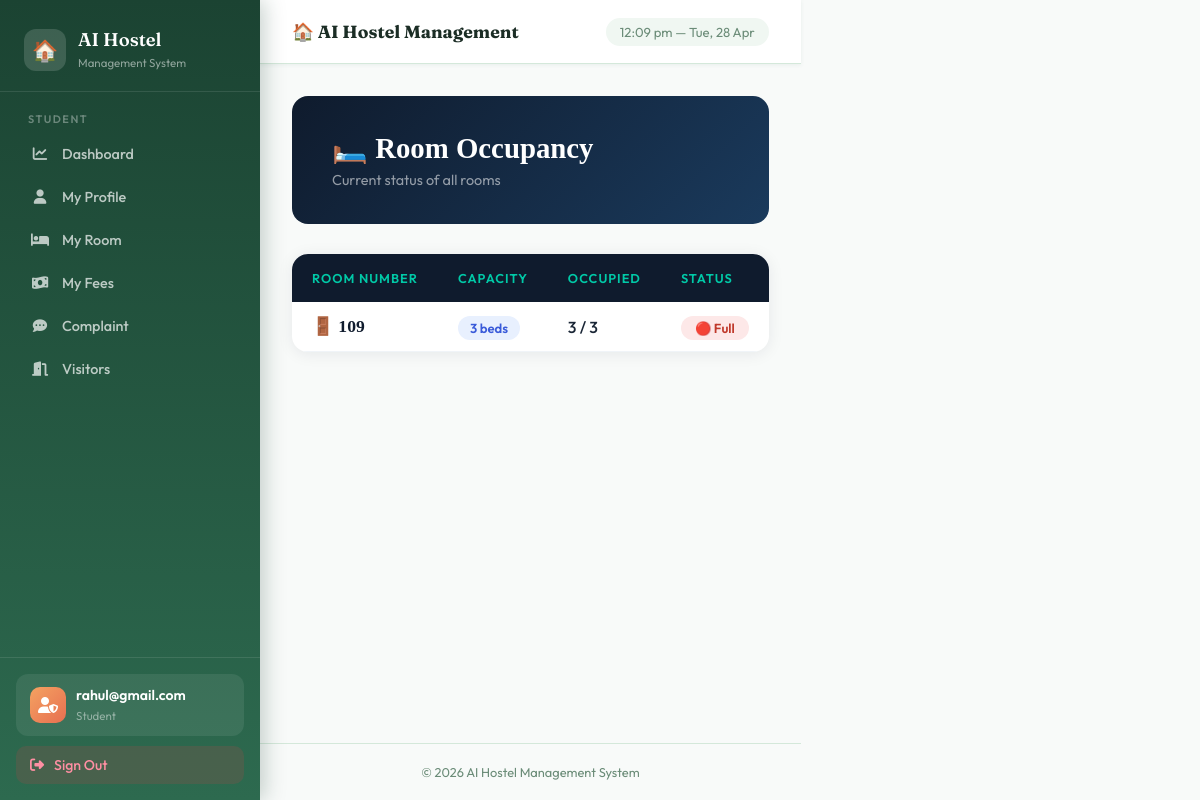
/rooms/ (signed in), run on the app's committed database.
### hostel_app/models.py (models this page shows, shortened)
class Room(models.Model):
    room_number = models.IntegerField()
    capacity = models.IntegerField()
    occupied = models.IntegerField(default=0)

### hostel_app/views.py (the view)
# urls.py: path('rooms/', views.room_list, name='rooms'),
@login_required(login_url='login')
def room_list(request):
    rooms = Room.objects.all()
    return render(request, 'hostel_app/rooms.html', {'rooms': rooms})

### hostel_app/templates/hostel_app/rooms.html (shortened to what this page needs)
{% extends 'hostel_app/base.html' %}
{% block content %}
<div style="
    background: linear-gradient(135deg, #0f1b2d 0%, #1a3a5c 100%);
    border-radius: 16px;
    padding: 35px 40px;
    margin-bottom: 30px;
">
    <h2 style="font-family:'Playfair Display',serif; color:white; font-size:1.8rem; margin-bottom:6px;">🛏️ Room Occupancy</h2>
    <p style="color:rgba(255,255,255,0.55); font-size:0.9rem;">Current status of all rooms</p>
</div>
<div style="
    background: white;
    border-radius: 16px;
    overflow: hidden;
    box-shadow: 0 2px 16px rgba(15,27,45,0.08);
">
    <table style="width:100%; border-collapse:collapse;">
        <thead>
            <tr style="background: #0f1b2d;">
                <th style="padding:16px 20px; text-align:left; color:#00c9a7; font-size:0.8rem; text-transform:uppercase; letter-spacing:1px; font-weight:600;">Room Number</th>
                <th style="padding:16px 20px; text-align:left; color:#00c9a7; font-size:0.8rem; text-transform:uppercase; letter-spacing:1px; font-weight:600;">Capacity</th>
                <th style="padding:16px 20px; text-align:left; color:#00c9a7; font-size:0.8rem; text-transform:uppercase; letter-spacing:1px; font-weight:600;">Occupied</th>
                <th style="padding:16px 20px; text-align:left; color:#00c9a7; font-size:0.8rem; text-transform:uppercase; letter-spacing:1px; font-weight:600;">Status</th>
            </tr>
        </thead>
        <tbody>
            {% for r in rooms %}
            <tr style="border-bottom:1px solid #f0f4f8;"
                onmouseover="this.style.background='#f8fbff'"
                onmouseout="this.style.background='white'">
                <td style="padding:14px 20px;">
                    <span style="font-family:'Playfair Display',serif; font-size:1.1rem; color:#0f1b2d; font-weight:700;">
                        🚪 {{ r.room_number }}
                    </span>
                </td>
                <td style="padding:14px 20px; color:#1a2636;">
                    <span style="background:#e8f0fe; color:#3a5bd9; padding:4px 12px; border-radius:20px; font-size:0.82rem; font-weight:600;">
                        {{ r.capacity }} beds
                    </span>
                </td>
                <td style="padding:14px 20px; color:#1a2636; font-weight:500;">
                    {{ r.occupied }} / {{ r.capacity }}
                </td>
                <td style="padding:14px 20px;">
                    {% if r.occupied == r.capacity %}
                        <span style="background:#fde8e8; color:#c0392b; padding:4px 14px; border-radius:20px; font-size:0.82rem; font-weight:600;">
                            🔴 Full
                        </span>
                    {% elif r.occupied == 0 %}
                        <span style="background:#e8f8f5; color:#00a68a; padding:4px 14px; border-radius:20px; font-size:0.82rem; font-weight:600;">
                            🟢 Available
                        </span>
                    {% else %}
                        <span style="background:#fff8e1; color:#d4a017; padding:4px 14px; border-radius:20px; font-size:0.82rem; font-weight:600;">
                            🟡 Partial
                        </span>
                    {% endif %}
                </td>
            </tr>
            {% endfor %}
        </tbody>
    </table>
</div>
{% endblock %}

### hostel_app/templates/hostel_app/base.html (shortened to what this page needs)
<!DOCTYPE html>
<html lang="en">
<head>
<link href="https://cdnjs.cloudflare.com/ajax/libs/font-awesome/6.5.0/css/all.min.css" rel="stylesheet">
</head>
<body>
<div style="display:flex;">
<aside class="sidebar">
<div class="sidebar-brand">
<div class="logo">
<div class="logo-icon">🏠</div>
<div>
<h2>AI Hostel</h2>
<span>Management System</span>
</div>
</div>
</div>
<nav class="sidebar-nav">
{% if request.user.is_staff %}
<div class="nav-section">
<div class="nav-section-title">Main</div>
<a href="/"><i class="fas fa-house"></i> Home</a>
<a href="/dashboard/"><i class="fas fa-chart-line"></i> Dashboard</a>
</div>
<div class="nav-section">
<div class="nav-section-title">Management</div>
<a href="/add-student/"><i class="fas fa-user-plus"></i> Add Student</a>
<a href="/students/"><i class="fas fa-users"></i> Students</a>
<a href="/rooms/"><i class="fas fa-bed"></i> Rooms</a>
<a href="/fees/"><i class="fas fa-money-bill-wave"></i> Fees</a>
</div>
<div class="nav-section">
<div class="nav-section-title">Support</div>
<a href="/complaint/"><i class="fas fa-comment-dots"></i> Complaints</a>
<a href="/visitor/"><i class="fas fa-door-open"></i> Visitors</a>
</div>
{% else %}
<div class="nav-section">
<div class="nav-section-title">Student</div>
<a href="{% url 'student_dashboard' %}">
<i class="fas fa-chart-line"></i> Dashboard
</a>
<a href="{% url 'student_profile' %}">
<i class="fas fa-user"></i> My Profile
</a>
<a href="{% url 'my_room' %}">
<i class="fas fa-bed"></i> My Room
</a>
<a href="{% url 'my_fees' %}">
<i class="fas fa-money-bill-wave"></i> My Fees
</a>
<a href="{% url 'student_complaint' %}">
<i class="fas fa-comment-dots"></i> Complaint
</a>
<a href="{% url 'visitor_request' %}">
<i class="fas fa-door-open"></i> Visitors
</a>
</div>
{% endif %}
</nav>
<div class="sidebar-bottom">
<div class="admin-badge">
<div class="admin-avatar">
<i class="fas fa-user-shield"></i>
</div>
<div class="admin-info">
<h4>{{ request.user.username|default:"User" }}</h4>
<span>
{% if request.user.is_staff %}
Administrator
{% else %}
Student
{% endif %}
</span>
</div>
</div>
<a href="{% url 'logout' %}" class="logout-btn">
<i class="fas fa-sign-out-alt"></i>
Sign Out
</a>
</div>
</aside>
<div class="main-content">
<div class="topbar">
<h3>🏠 AI Hostel Management</h3>
<div class="topbar-time" id="topbar-time"></div>
</div>
<div class="page-content">
{% block content %}{% endblock %}
</div>
<div class="footer">
© 2026 AI Hostel Management System
</div>
</div>
</div>
</body>
</html>

### hostel_app/templates/hostel_app/base.html (style rules this page uses)
:root { --primary:#2d6a4f; --primary-light:#52b788; --primary-pale:#d8f3dc; --accent:#f4a261; --accent-dark:#e76f51; --bg:#f8faf9; --surface:#ffffff; --surface2:#f0f7f2; --text:#1b2d25; --text-muted:#6b8c78; --border:#d4e8da; --danger:#e63946; --shadow-sm:0 1px 4px rgba(45,106,79,0.08); --radius:14px; --radius-sm:8px; }
* { margin:0;padding:0;box-sizing:border-box; }
body { font-family:'Outfit',sans-serif; background:var(--bg); min-height:100vh; color:var(--text); }
.sidebar { width:260px; background:linear-gradient(180deg,#1b4332 0%,#2d6a4f 100%); min-height:100vh; position:fixed; left:0; top:0; z-index:100; display:flex; flex-direction:column; box-shadow:4px 0 20px rgba(27,67,50,0.25); }
.sidebar-brand { padding:28px 24px 20px; border-bottom:1px solid rgba(255,255,255,0.1); }
.logo { display:flex; align-items:center; gap:12px; }
.logo-icon { width:42px; height:42px; background:rgba(255,255,255,0.15); border-radius:12px; display:flex; align-items:center; justify-content:center; font-size:1.3rem; }
.sidebar-brand h2 { font-family:'Fraunces',serif; color:white; font-size:1.15rem; font-weight:600; }
.sidebar-brand span { font-size:0.72rem; color:rgba(255,255,255,0.5); }
.sidebar-nav { flex:1; padding:20px 16px; overflow-y:auto; }
.nav-section { margin-bottom:24px; }
.nav-section-title { font-size:0.68rem; text-transform:uppercase; letter-spacing:1.5px; color:rgba(255,255,255,0.35); font-weight:600; padding:0 12px; margin-bottom:8px; }
.sidebar-nav a { display:flex; align-items:center; gap:12px; padding:11px 14px; color:rgba(255,255,255,0.7); text-decoration:none; border-radius:10px; font-size:0.9rem; font-weight:500; transition:all 0.2s; margin-bottom:3px; }
.sidebar-nav a i { width:20px; text-align:center; font-size:0.9rem; }
.sidebar-bottom { padding:16px; border-top:1px solid rgba(255,255,255,0.1); }
.admin-badge { display:flex; align-items:center; gap:10px; padding:12px 14px; background:rgba(255,255,255,0.08); border-radius:12px; margin-bottom:10px; }
.admin-avatar { width:36px; height:36px; background:linear-gradient(135deg,var(--accent),var(--accent-dark)); border-radius:10px; display:flex; align-items:center; justify-content:center; color:white; font-size:1rem; }
.admin-info h4 { color:white; font-size:0.88rem; font-weight:600; }
.admin-info span { color:rgba(255,255,255,0.45); font-size:0.72rem; }
.logout-btn { display:flex; align-items:center; gap:10px; width:100%; padding:10px 14px; background:rgba(230,57,70,0.15); color:#ff8fa3; border:none; border-radius:10px; font-family:'Outfit',sans-serif; font-size:0.88rem; font-weight:500; cursor:pointer; text-decoration:none; transition:background 0.2s; }
.main-content { margin-left:260px; min-height:100vh; display:flex; flex-direction:column; }
.topbar { background:white; padding:0 32px; height:64px; display:flex; align-items:center; justify-content:space-between; border-bottom:1px solid var(--border); box-shadow:var(--shadow-sm); position:sticky; top:0; z-index:50; }
.topbar h3 { font-family:'Fraunces',serif; font-size:1.1rem; color:var(--text); }
.topbar-time { font-size:0.82rem; color:var(--text-muted); background:var(--surface2); padding:6px 14px; border-radius:20px; }
.page-content { padding:32px; flex:1; }
.footer { text-align:center; padding:20px; color:var(--text-muted); font-size:0.8rem; border-top:1px solid var(--border); }

### data on the page
Room: room_number "109", capacity "3", occupied "3", shows "🔴 Full"

### other printed values
{{ request.user.username|default:"User" }} "rahul@gmail.com"
